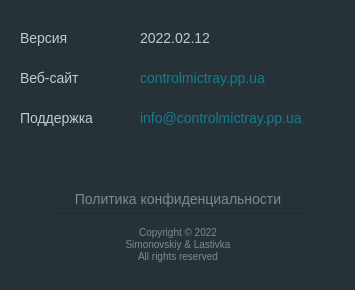
<?xml version="1.0" encoding="UTF-8"?>
<ui version="4.0">
 <class>AboutWindow</class>
 <widget class="QWidget" name="AboutWindow">
  <property name="windowModality">
   <enum>Qt::WindowModal</enum>
  </property>
  <property name="minimumSize">
   <size>
    <width>355</width>
    <height>290</height>
   </size>
  </property>
  <property name="maximumSize">
   <size>
    <width>355</width>
    <height>290</height>
   </size>
  </property>
  <property name="font">
   <font>
    <pointsize>-1</pointsize>
   </font>
  </property>
  <property name="windowTitle">
   <string>О программе</string>
  </property>
  <property name="styleSheet">
   <string notr="true">QWidget {
	color: #BECBD1;
	background-color: #273238;
	border: 0;
	font-size:14px;
}</string>
  </property>
  <widget class="QLabel" name="WebSiteLabel">
   <property name="geometry">
    <rect>
     <x>20</x>
     <y>70</y>
     <width>100</width>
     <height>16</height>
    </rect>
   </property>
   <property name="text">
    <string>Веб-сайт</string>
   </property>
  </widget>
  <widget class="QLabel" name="ProgramVersionLabel">
   <property name="geometry">
    <rect>
     <x>20</x>
     <y>30</y>
     <width>100</width>
     <height>16</height>
    </rect>
   </property>
   <property name="text">
    <string>Версия</string>
   </property>
  </widget>
  <widget class="QLabel" name="EmailLabel">
   <property name="geometry">
    <rect>
     <x>20</x>
     <y>110</y>
     <width>100</width>
     <height>16</height>
    </rect>
   </property>
   <property name="text">
    <string>Поддержка</string>
   </property>
  </widget>
  <widget class="QLabel" name="ProgramVersion">
   <property name="geometry">
    <rect>
     <x>140</x>
     <y>30</y>
     <width>130</width>
     <height>16</height>
    </rect>
   </property>
   <property name="text">
    <string>2022.02.12</string>
   </property>
  </widget>
  <widget class="QLabel" name="WebSite">
   <property name="geometry">
    <rect>
     <x>140</x>
     <y>70</y>
     <width>130</width>
     <height>16</height>
    </rect>
   </property>
   <property name="styleSheet">
    <string notr="true">QLabel{
	color: #127D91;
}
QLabel::hover{
	color: #04BED5;
}</string>
   </property>
   <property name="text">
    <string>controlmictray.pp.ua</string>
   </property>
  </widget>
  <widget class="QLabel" name="Email">
   <property name="geometry">
    <rect>
     <x>140</x>
     <y>110</y>
     <width>190</width>
     <height>16</height>
    </rect>
   </property>
   <property name="styleSheet">
    <string notr="true">QLabel{
	color: #127D91;
}
QLabel::hover{
	color: #04BED5;
}</string>
   </property>
   <property name="text">
    <string>info@controlmictray.pp.ua </string>
   </property>
  </widget>
  <widget class="QLabel" name="Logo">
   <property name="geometry">
    <rect>
     <x>271</x>
     <y>20</y>
     <width>64</width>
     <height>64</height>
    </rect>
   </property>
   <property name="text">
    <string/>
   </property>
   <property name="pixmap">
    <pixmap>../images/Logo.svg</pixmap>
   </property>
   <property name="scaledContents">
    <bool>false</bool>
   </property>
  </widget>
  <widget class="QPushButton" name="UrlPrivacyPolicy">
   <property name="geometry">
    <rect>
     <x>53</x>
     <y>184</y>
     <width>250</width>
     <height>30</height>
    </rect>
   </property>
   <property name="styleSheet">
    <string notr="true">QPushButton {
	color: #7D8A90;
	border-bottom: 1px solid #1F2A30;
}
QPushButton::hover {
	color: #CEDCDF;
	border-bottom: 1px solid #04BED5;
}</string>
   </property>
   <property name="text">
    <string>Политика конфиденциальности</string>
   </property>
  </widget>
  <widget class="QLabel" name="Copyright">
   <property name="geometry">
    <rect>
     <x>78</x>
     <y>224</y>
     <width>200</width>
     <height>40</height>
    </rect>
   </property>
   <property name="styleSheet">
    <string notr="true">QLabel{
	color: #7D8A90;
	font-size:10px;
}</string>
   </property>
   <property name="text">
    <string>Copyright © 2022
Simonovskiy &amp; Lastivka
All rights reserved</string>
   </property>
   <property name="alignment">
    <set>Qt::AlignCenter</set>
   </property>
  </widget>
 </widget>
 <resources/>
 <connections/>
</ui>
